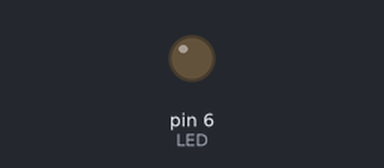
Recording of a sketch running on a simulated Arduino Uno, built with avr-gcc and run on an emulated ATmega328P. Shown: output pins drawn as LEDs (lit = HIGH).

Above: at 0.05 s.
At 1.2 s:
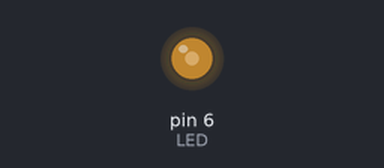
At 2.35 s:
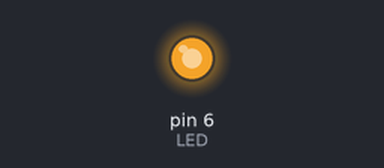
At 4.7 s:
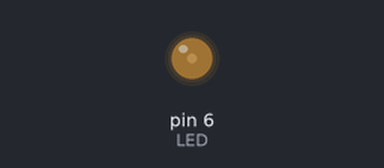
Timing chart, 0 to 6.8 s (numbered marks = the images above):
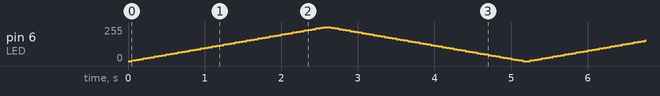

The sketch:

sketch_Blink_fade.ino
```cpp
/* Изменение яркости свечения светодиода с помощью ШИМ */

const int LED = 6;                // Определение номера порта для LED

void setup() {
  pinMode(LED, OUTPUT);            // Конфигурация порта как выход
}

void loop() {
  for (int i = 0; i < 256; i = i + 5) {   // Увеличение яркости светодиода
  analogWrite(LED, i);
  delay(50);
  }
  for (int i = 255; i >= 0; i = i - 5) {      // Уменьшение яркости светодиода
  analogWrite(LED, i);
  delay(50);
  }
}
```
